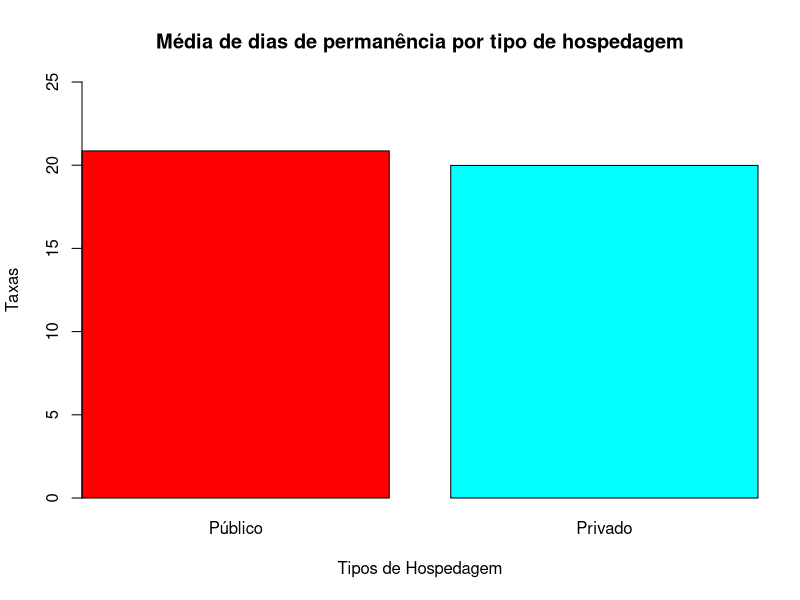

Recreate this plot in R.
library(readxl)
library(dplyr)

worksheet <- read_excel("./dados/covid_19_bauru_mortes.xlsx")

data_tp_privado <- worksheet %>% filter(tipo_hosp=="privado")
data_tp_publico <- worksheet %>% filter(tipo_hosp=="público")

entrada_pv <- data_tp_privado$'inicio_sintoma'
obito_pv <- data_tp_privado$'data_obito'

entrada_pb <- data_tp_publico$'inicio_sintoma'
obito_pb <- data_tp_publico$'data_obito'

#Função para substituir negativos por zero
neg2zero <- function(x) {
  x[x < 0] <- 0
  x
}

#Diferencia de dias e média do tipo de hospedagem PUBLICA
diff_dias_pb <- difftime(as.Date(obito_pb), as.Date(entrada_pb), units = "days")

dias_pb <- na.omit(diff_dias_pb)

dados_pb <- c(neg2zero(dias_pb))

media_pb <- mean(dados_pb)

#Diferencia de dias e média do tipo de hospedagem PRIVADA
diff_dias_pv <- difftime(as.Date(obito_pv), as.Date(entrada_pv), units = "days")

dias_pv <- na.omit(diff_dias_pv)

dados_pv <- c(neg2zero(dias_pv))

media_pv <- mean(dados_pv)

#Printing
paste("Dados da Hospedagem Pública (Dias de Permanênica)")
dados_pb
paste("Dados da Hospedagem Privada (Dias de Permanênica)")
dados_pv

paste("Média de dias de permanência em Hospedagem Pública: ", media_pb)
paste("Média de dias de permanência em Hospedagem Privada: ", media_pv)

#Graphics
dados <- c(media_pb, media_pv)
names(dados) <- c("Público", "Privado")

png(filename = "./graficos/grafico-permanencia.png", width = 700, height = 600)
barplot(as.vector(dados), main="Média de dias de permanência por tipo de hospedagem", 
        xlab="Tipos de Hospedagem", ylab="Taxas", 
        names.arg = c ("Público", "Privado"), ylim=c(0, 25), 
        cex.names = 1, xaxs = "i", col=rainbow(2))

dev.off()